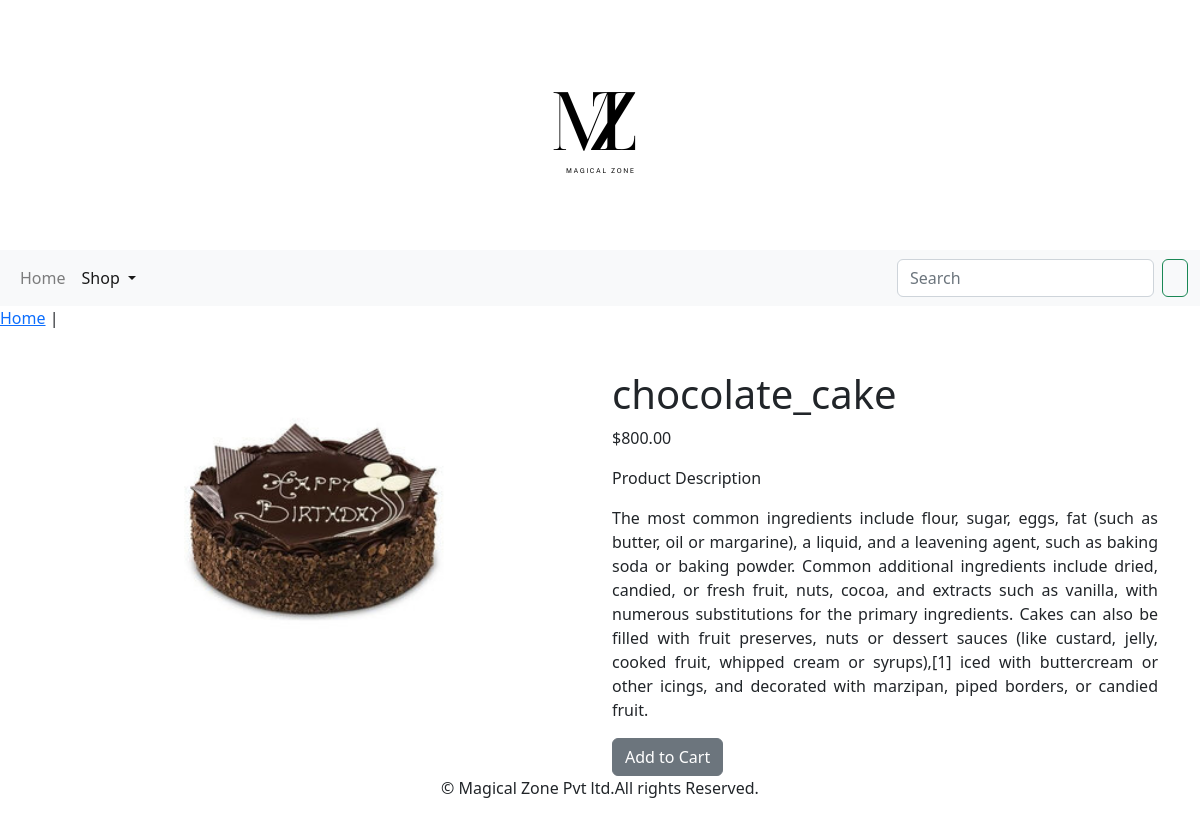
Screenshot of /ecommerceapp/cakes/chocolate_cake/ with the database file from the repository.
### ecommerceapp/models.py (models this page shows, shortened)
class Product(models.Model):
    name = models.CharField(max_length=250, unique=True)
    slug = models.SlugField(max_length=250, unique=True)
    description=models.TextField(blank=True)
    price=models.DecimalField(max_digits=10,decimal_places=2)
    category=models.ForeignKey(Category,on_delete=models.CASCADE)
    img=models.ImageField(upload_to="product",blank=True)
    stock=models.IntegerField()
    available=models.BooleanField(default=True)
    created=models.DateTimeField(auto_now_add=True)
    updated=models.DateTimeField(auto_now=True)
    class meta:
        ordering=('name',)
        verbose_name='product'
        verbose_name_plural='products'

### ecommerceapp/views.py (the view)
# urls.py: path('<slug:c_slug>/<slug:product_slug>/',views.proDetails,name="pro_Details")
def proDetails(request,c_slug,product_slug):
    try:
        products=Product.objects.get(category__slug=c_slug,slug=product_slug)
    except Exception as e:
        raise e
    return render(request,'product.html',{'product':products})

### cart/context_processors.py (called while the page is built)
def counter(request):
    item_count=0
    if 'admin' in request.path:
        return {}
    else:
        try:
            car=Cart.objects.filter(cart_id=_cart_id(request))
            car_items=CartItem.objects.all().filter(cart=car[:1])
            for cat_item in car_items:
                item_count +=cat_item.quantity
        except Cart.DoesNotExist:
            item_count=0
    return  dict(item_count=item_count)

### cart/views.py (called while the page is built)
def _cart_id(request):
    cart=request.session.session_key
    if not cart:
        cart=request.session.create()
    return cart

### ecommerceapp/context_processors.py (called while the page is built)
def menu_links(request):
    links1=Category.objects.all()
    return dict(links=links1)

### ecommerceapp/models.py (called while the page is built)
    def get_url(self):
        return reverse('ecommerceapp:allproductcategory_by_category',args=[self.slug])

### templates/product.html (shortened to what this page needs)
{% extends 'base.html' %}
{% load static %}
{% block content %}
<div class="row my_prod_row_class">
    <div class="mx_auto">
        <p><a href="{% url 'ecommerceapp:allproductcategory' %}">Home</a> | <a href="{{ product.category.get_url }}"></a> </p>
    </div>
</div>
    <div class="container">
<br>
    <div class="row">
    <div class="col-12 col-sm-12 col-md-12 col-lg-6 text-center">
        <div style="min-width: 18rem;">
            <img src="{{ product.img.url }}" style="width:300px; height: 300px" alt="{{ product.name }}">
        </div>
    </div>
        <div class="col-12 col-sm-12 col-md-12 col-lg-6">
            <div>
                <h1 class="my_prod_title">{{ product.name }}</h1>
                <p>${{ product.price }}</p>
                <p class=" my_title">Product Description</p>
                <p class="text-justify my_prod_text">{{ product.description }}</p>
                    {% if product.stoke <= 0 %}
                        <p class="text-justify my_prod_text"><b>Out of Stock</b></p>
                    {% else %}
                        <a class="btn btn-secondary" href="{% url 'cart:add_cart' product.id %}">Add to Cart</a>
                    {% endif %}
            </div>
        </div>
    </div>
    </div>
{% endblock %}

### rows the page displays
Product: img (picture), name "chocolate_cake", price "800.00", description "The most common ingredients include flour, sugar, eggs, fat (such as butter, oil or margarine), a liquid, and a leavening agent, such as baking soda or baking powder. Common additional ingredients include dried, candied, or fresh fruit, nuts, cocoa, and extracts such as vanilla, with numerous substitutions for the primary ingredients. Cakes can also be filled with fruit preserves, nuts or dessert sauces (like custard, jelly, cooked fruit, whipped cream or syrups),[1] iced with buttercream or other icings, and decorated with marzipan, piped borders, or candied fruit."
